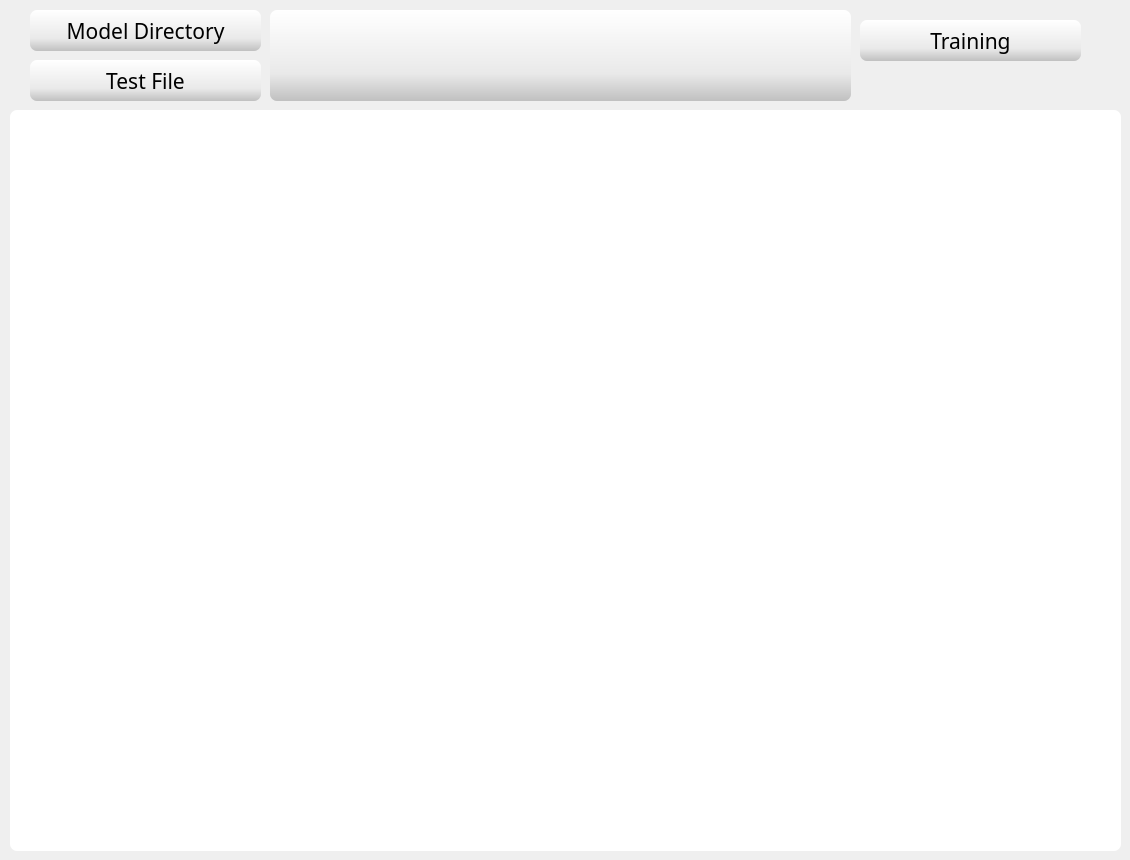
  <widget class="QWidget" name="tab">
   <attribute name="title">
    <string>추론기능</string>
   </attribute>
   <widget class="QToolButton" name="training">
    <property name="geometry">
     <rect>
      <x>860</x>
      <y>20</y>
      <width>221</width>
      <height>41</height>
     </rect>
    </property>
    <property name="font">
     <font>
      <family>Impact</family>
      <pointsize>16</pointsize>
      <weight>50</weight>
      <bold>false</bold>
     </font>
    </property>
    <property name="styleSheet">
     <string notr="true">border-radius:7px; background-color:qlineargradient(spread:pad, x1:1, y1:1, x2:1, y2:0, stop:0 rgba(192, 192, 192, 255), stop:0.301136 rgba(233, 233, 233, 255), stop:1 rgba(255, 255, 255, 255))</string>
    </property>
    <property name="text">
     <string>Training</string>
    </property>
   </widget>
   <widget class="QLabel" name="file_dirShow2">
    <property name="geometry">
     <rect>
      <x>270</x>
      <y>10</y>
      <width>581</width>
      <height>91</height>
     </rect>
    </property>
    <property name="font">
     <font>
      <family>Arial Black</family>
      <pointsize>10</pointsize>
      <weight>75</weight>
      <bold>true</bold>
     </font>
    </property>
    <property name="autoFillBackground">
     <bool>false</bool>
    </property>
    <property name="styleSheet">
     <string notr="true">border-radius:7px; background-color:qlineargradient(spread:pad, x1:1, y1:1, x2:1, y2:0, stop:0 rgba(192, 192, 192, 255), stop:0.301136 rgba(233, 233, 233, 255), stop:1 rgba(255, 255, 255, 255))</string>
    </property>
    <property name="text">
     <string/>
    </property>
    <property name="alignment">
     <set>Qt::AlignCenter</set>
    </property>
    <property name="margin">
     <number>0</number>
    </property>
   </widget>
   <widget class="QWidget" name="train_image" native="true">
    <property name="geometry">
     <rect>
      <x>10</x>
      <y>110</y>
      <width>1111</width>
      <height>741</height>
     </rect>
    </property>
    <property name="styleSheet">
     <string notr="true">border-radius:7px; background-color:white;</string>
    </property>
   </widget>
   <widget class="QToolButton" name="test_directory">
    <property name="geometry">
     <rect>
      <x>30</x>
      <y>60</y>
      <width>231</width>
      <height>41</height>
     </rect>
    </property>
    <property name="palette">
     <palette>
      <active>
       <colorrole role="Button">
        <brush brushstyle="LinearGradientPattern">
         <gradient startx="1.000000000000000" starty="1.000000000000000" endx="1.000000000000000" endy="0.000000000000000" type="LinearGradient" spread="PadSpread" coordinatemode="ObjectBoundingMode">
          <gradientstop position="0.000000000000000">
           <color alpha="255">
            <red>192</red>
            <green>192</green>
            <blue>192</blue>
           </color>
          </gradientstop>
          <gradientstop position="0.301136000000000">
           <color alpha="255">
            <red>233</red>
            <green>233</green>
            <blue>233</blue>
           </color>
          </gradientstop>
          <gradientstop position="1.000000000000000">
           <color alpha="255">
            <red>255</red>
            <green>255</green>
            <blue>255</blue>
           </color>
          </gradientstop>
         </gradient>
        </brush>
       </colorrole>
       <colorrole role="Base">
        <brush brushstyle="LinearGradientPattern">
         <gradient startx="1.000000000000000" starty="1.000000000000000" endx="1.000000000000000" endy="0.000000000000000" type="LinearGradient" spread="PadSpread" coordinatemode="ObjectBoundingMode">
          <gradientstop position="0.000000000000000">
           <color alpha="255">
            <red>192</red>
            <green>192</green>
            <blue>192</blue>
           </color>
          </gradientstop>
          <gradientstop position="0.301136000000000">
           <color alpha="255">
            <red>233</red>
            <green>233</green>
            <blue>233</blue>
           </color>
          </gradientstop>
          <gradientstop position="1.000000000000000">
           <color alpha="255">
            <red>255</red>
            <green>255</green>
            <blue>255</blue>
           </color>
          </gradientstop>
         </gradient>
        </brush>
       </colorrole>
       <colorrole role="Window">
        <brush brushstyle="LinearGradientPattern">
         <gradient startx="1.000000000000000" starty="1.000000000000000" endx="1.000000000000000" endy="0.000000000000000" type="LinearGradient" spread="PadSpread" coordinatemode="ObjectBoundingMode">
          <gradientstop position="0.000000000000000">
           <color alpha="255">
            <red>192</red>
            <green>192</green>
            <blue>192</blue>
           </color>
          </gradientstop>
          <gradientstop position="0.301136000000000">
           <color alpha="255">
            <red>233</red>
            <green>233</green>
            <blue>233</blue>
           </color>
          </gradientstop>
          <gradientstop position="1.000000000000000">
           <color alpha="255">
            <red>255</red>
            <green>255</green>
            <blue>255</blue>
           </color>
          </gradientstop>
         </gradient>
        </brush>
       </colorrole>
      </active>
      <inactive>
       <colorrole role="Button">
        <brush brushstyle="LinearGradientPattern">
         <gradient startx="1.000000000000000" starty="1.000000000000000" endx="1.000000000000000" endy="0.000000000000000" type="LinearGradient" spread="PadSpread" coordinatemode="ObjectBoundingMode">
          <gradientstop position="0.000000000000000">
           <color alpha="255">
            <red>192</red>
            <green>192</green>
            <blue>192</blue>
           </color>
          </gradientstop>
          <gradientstop position="0.301136000000000">
           <color alpha="255">
            <red>233</red>
            <green>233</green>
            <blue>233</blue>
           </color>
          </gradientstop>
          <gradientstop position="1.000000000000000">
           <color alpha="255">
            <red>255</red>
            <green>255</green>
            <blue>255</blue>
           </color>
          </gradientstop>
         </gradient>
        </brush>
       </colorrole>
       <colorrole role="Base">
        <brush brushstyle="LinearGradientPattern">
         <gradient startx="1.000000000000000" starty="1.000000000000000" endx="1.000000000000000" endy="0.000000000000000" type="LinearGradient" spread="PadSpread" coordinatemode="ObjectBoundingMode">
          <gradientstop position="0.000000000000000">
           <color alpha="255">
            <red>192</red>
            <green>192</green>
            <blue>192</blue>
           </color>
          </gradientstop>
          <gradientstop position="0.301136000000000">
           <color alpha="255">
            <red>233</red>
            <green>233</green>
            <blue>233</blue>
           </color>
          </gradientstop>
          <gradientstop position="1.000000000000000">
           <color alpha="255">
            <red>255</red>
            <green>255</green>
            <blue>255</blue>
           </color>
          </gradientstop>
         </gradient>
        </brush>
       </colorrole>
       <colorrole role="Window">
        <brush brushstyle="LinearGradientPattern">
         <gradient startx="1.000000000000000" starty="1.000000000000000" endx="1.000000000000000" endy="0.000000000000000" type="LinearGradient" spread="PadSpread" coordinatemode="ObjectBoundingMode">
          <gradientstop position="0.000000000000000">
           <color alpha="255">
            <red>192</red>
            <green>192</green>
            <blue>192</blue>
           </color>
          </gradientstop>
          <gradientstop position="0.301136000000000">
           <color alpha="255">
            <red>233</red>
            <green>233</green>
            <blue>233</blue>
           </color>
          </gradientstop>
          <gradientstop position="1.000000000000000">
           <color alpha="255">
            <red>255</red>
            <green>255</green>
            <blue>255</blue>
           </color>
          </gradientstop>
         </gradient>
        </brush>
       </colorrole>
      </inactive>
      <disabled>
       <colorrole role="Button">
        <brush brushstyle="LinearGradientPattern">
         <gradient startx="1.000000000000000" starty="1.000000000000000" endx="1.000000000000000" endy="0.000000000000000" type="LinearGradient" spread="PadSpread" coordinatemode="ObjectBoundingMode">
          <gradientstop position="0.000000000000000">
           <color alpha="255">
            <red>192</red>
            <green>192</green>
            <blue>192</blue>
           </color>
          </gradientstop>
          <gradientstop position="0.301136000000000">
           <color alpha="255">
            <red>233</red>
            <green>233</green>
            <blue>233</blue>
           </color>
          </gradientstop>
          <gradientstop position="1.000000000000000">
           <color alpha="255">
            <red>255</red>
            <green>255</green>
            <blue>255</blue>
           </color>
          </gradientstop>
         </gradient>
        </brush>
       </colorrole>
       <colorrole role="Base">
        <brush brushstyle="LinearGradientPattern">
         <gradient startx="1.000000000000000" starty="1.000000000000000" endx="1.000000000000000" endy="0.000000000000000" type="LinearGradient" spread="PadSpread" coordinatemode="ObjectBoundingMode">
          <gradientstop position="0.000000000000000">
           <color alpha="255">
            <red>192</red>
            <green>192</green>
            <blue>192</blue>
           </color>
          </gradientstop>
          <gradientstop position="0.301136000000000">
           <color alpha="255">
            <red>233</red>
            <green>233</green>
            <blue>233</blue>
           </color>
          </gradientstop>
          <gradientstop position="1.000000000000000">
           <color alpha="255">
            <red>255</red>
            <green>255</green>
            <blue>255</blue>
           </color>
          </gradientstop>
         </gradient>
        </brush>
       </colorrole>
       <colorrole role="Window">
        <brush brushstyle="LinearGradientPattern">
         <gradient startx="1.000000000000000" starty="1.000000000000000" endx="1.000000000000000" endy="0.000000000000000" type="LinearGradient" spread="PadSpread" coordinatemode="ObjectBoundingMode">
          <gradientstop position="0.000000000000000">
           <color alpha="255">
            <red>192</red>
            <green>192</green>
            <blue>192</blue>
           </color>
          </gradientstop>
          <gradientstop position="0.301136000000000">
           <color alpha="255">
            <red>233</red>
            <green>233</green>
            <blue>233</blue>
           </color>
          </gradientstop>
          <gradientstop position="1.000000000000000">
           <color alpha="255">
            <red>255</red>
            <green>255</green>
            <blue>255</blue>
           </color>
          </gradientstop>
         </gradient>
        </brush>
       </colorrole>
      </disabled>
     </palette>
    </property>
    <property name="font">
     <font>
      <family>Impact</family>
      <pointsize>16</pointsize>
      <weight>50</weight>
      <italic>false</italic>
      <bold>false</bold>
      <underline>false</underline>
     </font>
    </property>
    <property name="styleSheet">
     <string notr="true">border-radius:7px; background-color:qlineargradient(spread:pad, x1:1, y1:1, x2:1, y2:0, stop:0 rgba(192, 192, 192, 255), stop:0.301136 rgba(233, 233, 233, 255), stop:1 rgba(255, 255, 255, 255))</string>
    </property>
    <property name="text">
     <string>Test File</string>
    </property>
    <property name="toolButtonStyle">
     <enum>Qt::ToolButtonIconOnly</enum>
    </property>
   </widget>
   <widget class="QToolButton" name="model_directory">
    <property name="geometry">
     <rect>
      <x>30</x>
      <y>10</y>
      <width>231</width>
      <height>41</height>
     </rect>
    </property>
    <property name="palette">
     <palette>
      <active>
       <colorrole role="Button">
        <brush brushstyle="LinearGradientPattern">
         <gradient startx="1.000000000000000" starty="1.000000000000000" endx="1.000000000000000" endy="0.000000000000000" type="LinearGradient" spread="PadSpread" coordinatemode="ObjectBoundingMode">
          <gradientstop position="0.000000000000000">
           <color alpha="255">
            <red>192</red>
            <green>192</green>
            <blue>192</blue>
           </color>
          </gradientstop>
          <gradientstop position="0.301136000000000">
           <color alpha="255">
            <red>233</red>
            <green>233</green>
            <blue>233</blue>
           </color>
          </gradientstop>
          <gradientstop position="1.000000000000000">
           <color alpha="255">
            <red>255</red>
            <green>255</green>
            <blue>255</blue>
           </color>
          </gradientstop>
         </gradient>
        </brush>
       </colorrole>
       <colorrole role="Base">
        <brush brushstyle="LinearGradientPattern">
         <gradient startx="1.000000000000000" starty="1.000000000000000" endx="1.000000000000000" endy="0.000000000000000" type="LinearGradient" spread="PadSpread" coordinatemode="ObjectBoundingMode">
          <gradientstop position="0.000000000000000">
           <color alpha="255">
            <red>192</red>
            <green>192</green>
            <blue>192</blue>
           </color>
          </gradientstop>
          <gradientstop position="0.301136000000000">
           <color alpha="255">
            <red>233</red>
            <green>233</green>
            <blue>233</blue>
           </color>
          </gradientstop>
          <gradientstop position="1.000000000000000">
           <color alpha="255">
            <red>255</red>
            <green>255</green>
            <blue>255</blue>
           </color>
          </gradientstop>
         </gradient>
        </brush>
       </colorrole>
       <colorrole role="Window">
        <brush brushstyle="LinearGradientPattern">
         <gradient startx="1.000000000000000" starty="1.000000000000000" endx="1.000000000000000" endy="0.000000000000000" type="LinearGradient" spread="PadSpread" coordinatemode="ObjectBoundingMode">
          <gradientstop position="0.000000000000000">
           <color alpha="255">
            <red>192</red>
            <green>192</green>
            <blue>192</blue>
           </color>
          </gradientstop>
          <gradientstop position="0.301136000000000">
           <color alpha="255">
            <red>233</red>
            <green>233</green>
            <blue>233</blue>
           </color>
          </gradientstop>
          <gradientstop position="1.000000000000000">
           <color alpha="255">
            <red>255</red>
            <green>255</green>
            <blue>255</blue>
           </color>
          </gradientstop>
         </gradient>
        </brush>
       </colorrole>
      </active>
      <inactive>
       <colorrole role="Button">
        <brush brushstyle="LinearGradientPattern">
         <gradient startx="1.000000000000000" starty="1.000000000000000" endx="1.000000000000000" endy="0.000000000000000" type="LinearGradient" spread="PadSpread" coordinatemode="ObjectBoundingMode">
          <gradientstop position="0.000000000000000">
           <color alpha="255">
            <red>192</red>
            <green>192</green>
            <blue>192</blue>
           </color>
          </gradientstop>
          <gradientstop position="0.301136000000000">
           <color alpha="255">
            <red>233</red>
            <green>233</green>
            <blue>233</blue>
           </color>
          </gradientstop>
          <gradientstop position="1.000000000000000">
           <color alpha="255">
            <red>255</red>
            <green>255</green>
            <blue>255</blue>
           </color>
          </gradientstop>
         </gradient>
        </brush>
       </colorrole>
       <colorrole role="Base">
        <brush brushstyle="LinearGradientPattern">
         <gradient startx="1.000000000000000" starty="1.000000000000000" endx="1.000000000000000" endy="0.000000000000000" type="LinearGradient" spread="PadSpread" coordinatemode="ObjectBoundingMode">
          <gradientstop position="0.000000000000000">
           <color alpha="255">
            <red>192</red>
            <green>192</green>
            <blue>192</blue>
           </color>
          </gradientstop>
          <gradientstop position="0.301136000000000">
           <color alpha="255">
            <red>233</red>
            <green>233</green>
            <blue>233</blue>
           </color>
          </gradientstop>
          <gradientstop position="1.000000000000000">
           <color alpha="255">
            <red>255</red>
            <green>255</green>
            <blue>255</blue>
           </color>
          </gradientstop>
         </gradient>
        </brush>
       </colorrole>
       <colorrole role="Window">
        <brush brushstyle="LinearGradientPattern">
         <gradient startx="1.000000000000000" starty="1.000000000000000" endx="1.000000000000000" endy="0.000000000000000" type="LinearGradient" spread="PadSpread" coordinatemode="ObjectBoundingMode">
          <gradientstop position="0.000000000000000">
           <color alpha="255">
            <red>192</red>
            <green>192</green>
            <blue>192</blue>
           </color>
          </gradientstop>
          <gradientstop position="0.301136000000000">
           <color alpha="255">
            <red>233</red>
            <green>233</green>
            <blue>233</blue>
           </color>
          </gradientstop>
          <gradientstop position="1.000000000000000">
           <color alpha="255">
            <red>255</red>
            <green>255</green>
            <blue>255</blue>
           </color>
          </gradientstop>
         </gradient>
        </brush>
       </colorrole>
      </inactive>
      <disabled>
       <colorrole role="Button">
        <brush brushstyle="LinearGradientPattern">
         <gradient startx="1.000000000000000" starty="1.000000000000000" endx="1.000000000000000" endy="0.000000000000000" type="LinearGradient" spread="PadSpread" coordinatemode="ObjectBoundingMode">
          <gradientstop position="0.000000000000000">
           <color alpha="255">
            <red>192</red>
            <green>192</green>
            <blue>192</blue>
           </color>
          </gradientstop>
          <gradientstop position="0.301136000000000">
           <color alpha="255">
            <red>233</red>
            <green>233</green>
            <blue>233</blue>
           </color>
          </gradientstop>
          <gradientstop position="1.000000000000000">
           <color alpha="255">
            <red>255</red>
            <green>255</green>
            <blue>255</blue>
           </color>
          </gradientstop>
         </gradient>
        </brush>
       </colorrole>
       <colorrole role="Base">
        <brush brushstyle="LinearGradientPattern">
         <gradient startx="1.000000000000000" starty="1.000000000000000" endx="1.000000000000000" endy="0.000000000000000" type="LinearGradient" spread="PadSpread" coordinatemode="ObjectBoundingMode">
          <gradientstop position="0.000000000000000">
           <color alpha="255">
            <red>192</red>
            <green>192</green>
            <blue>192</blue>
           </color>
          </gradientstop>
          <gradientstop position="0.301136000000000">
           <color alpha="255">
            <red>233</red>
            <green>233</green>
            <blue>233</blue>
           </color>
          </gradientstop>
          <gradientstop position="1.000000000000000">
           <color alpha="255">
            <red>255</red>
            <green>255</green>
            <blue>255</blue>
           </color>
          </gradientstop>
         </gradient>
        </brush>
       </colorrole>
       <colorrole role="Window">
        <brush brushstyle="LinearGradientPattern">
         <gradient startx="1.000000000000000" starty="1.000000000000000" endx="1.000000000000000" endy="0.000000000000000" type="LinearGradient" spread="PadSpread" coordinatemode="ObjectBoundingMode">
          <gradientstop position="0.000000000000000">
           <color alpha="255">
            <red>192</red>
            <green>192</green>
            <blue>192</blue>
           </color>
          </gradientstop>
          <gradientstop position="0.301136000000000">
           <color alpha="255">
            <red>233</red>
            <green>233</green>
            <blue>233</blue>
           </color>
          </gradientstop>
          <gradientstop position="1.000000000000000">
           <color alpha="255">
            <red>255</red>
            <green>255</green>
            <blue>255</blue>
           </color>
          </gradientstop>
         </gradient>
        </brush>
       </colorrole>
      </disabled>
     </palette>
    </property>
    <property name="font">
     <font>
      <family>Impact</family>
      <pointsize>16</pointsize>
      <weight>50</weight>
      <italic>false</italic>
      <bold>false</bold>
      <underline>false</underline>
     </font>
    </property>
    <property name="styleSheet">
     <string notr="true">border-radius:7px; background-color:qlineargradient(spread:pad, x1:1, y1:1, x2:1, y2:0, stop:0 rgba(192, 192, 192, 255), stop:0.301136 rgba(233, 233, 233, 255), stop:1 rgba(255, 255, 255, 255))</string>
    </property>
    <property name="text">
     <string>Model Directory</string>
    </property>
    <property name="toolButtonStyle">
     <enum>Qt::ToolButtonIconOnly</enum>
    </property>
   </widget>
  </widget>
